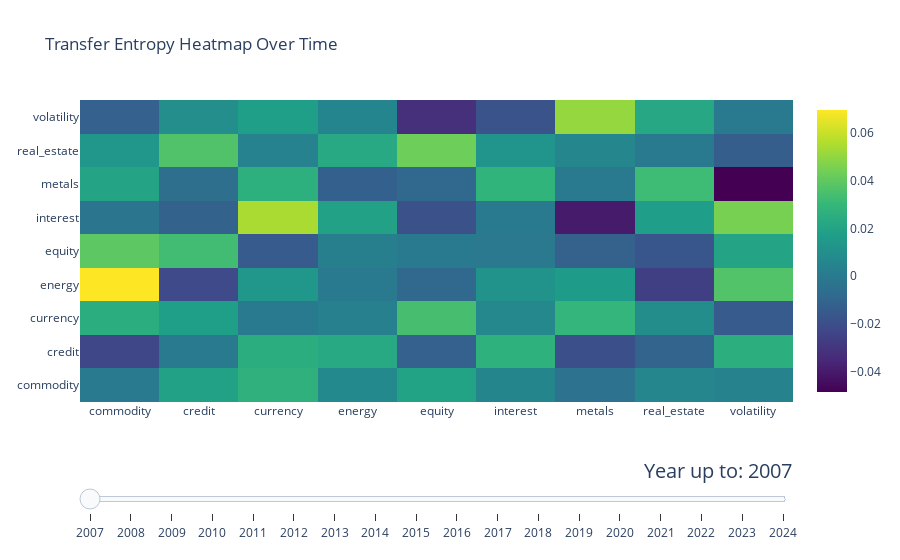

The notebook cell this image was saved under:
### Code cell
plotting.plot_measure_evolution(te_dict, endpoints, assets, "Transfer Entropy")
plotting.create_measure_heatmap(te_matrix, assets, endpoints, "Transfer Entropy").show()
plotting.create_interactive_pair_plot(te_dict, endpoints, assets, "Transfer Entropy")

### Figure 1 — Plotly figure (JSON) as saved in the notebook; plotly's stock layout.template omitted (floating-point values rounded to 4 significant figures)
{"data": [{"colorscale": [[0, "#440154"], [0.1111, "#482878"], [0.2222, "#3e4989"], [0.3333, "#31688e"], [0.4444, "#26828e"], [0.5556, "#1f9e89"], [0.6667, "#35b779"], [0.7778, "#6ece58"], [0.8889, "#b5de2b"], [1, "#fde725"]], "type": "heatmap", "x": ["commodity", "credit", "currency", "energy", "equity", "interest", "metals", "real_estate", "volatility"], "y": ["commodity", "credit", "currency", "energy", "equity", "interest", "metals", "real_estate", "volatility"], "z": [[0.0, 0.01874, 0.02676, 0.00724, 0.01966, 0.005597, -0.003956, 0.005682, 0.004341], [-0.02294, 0.0, 0.02505, 0.02225, -0.01197, 0.02686, -0.0196, -0.01093, 0.02546], [0.02497, 0.01755, 0.0, 0.00287, 0.0343, 0.006818, 0.02898, 0.009138, -0.0148], [0.06963, -0.02186, 0.01315, 0.0, -0.009346, 0.01173, 0.01628, -0.02641, 0.03689], [0.03912, 0.03304, -0.01459, 0.002224, 0.0, -0.0003522, -0.01168, -0.01671, 0.0205], [-0.002208, -0.01156, 0.05428, 0.01888, -0.01875, 0.0, -0.0396, 0.01695, 0.04511], [0.02031, -0.0055, 0.02605, -0.01244, -0.009335, 0.02797, 0.0, 0.03238, -0.04852], [0.01337, 0.03668, 0.004094, 0.02221, 0.04315, 0.01267, 0.006355, 0.0, -0.01354], [-0.01231, 0.009827, 0.01778, 0.005298, -0.03228, -0.01821, 0.05066, 0.02207, 0.0]]}], "layout": {"sliders": [{"active": 0, "currentvalue": {"font": {"size": 20}, "prefix": "Year up to: ", "xanchor": "right"}, "pad": {"b": 10, "t": 50}, "steps": [{"args": [["Window 0"], {"frame": {"duration": 0}, "mode": "immediate"}], "label": "2007", "method": "animate"}, {"args": [["Window 1"], {"frame": {"duration": 0}, "mode": "immediate"}], "label": "2008", "method": "animate"}, {"args": [["Window 2"], {"frame": {"duration": 0}, "mode": "immediate"}], "label": "2009", "method": "animate"}, {"args": [["Window 3"], {"frame": {"duration": 0}, "mode": "immediate"}], "label": "2010", "method": "animate"}, {"args": [["Window 4"], {"frame": {"duration": 0}, "mode": "immediate"}], "label": "2011", "method": "animate"}, {"args": [["Window 5"], {"frame": {"duration": 0}, "mode": "immediate"}], "label": "2012", "method": "animate"}, {"args": [["Window 6"], {"frame": {"duration": 0}, "mode": "immediate"}], "label": "2013", "method": "animate"}, {"args": [["Window 7"], {"frame": {"duration": 0}, "mode": "immediate"}], "label": "2014", "method": "animate"}, {"args": [["Window 8"], {"frame": {"duration": 0}, "mode": "immediate"}], "label": "2015", "method": "animate"}, {"args": [["Window 9"], {"frame": {"duration": 0}, "mode": "immediate"}], "label": "2016", "method": "animate"}, {"args": [["Window 10"], {"frame": {"duration": 0}, "mode": "immediate"}], "label": "2017", "method": "animate"}, {"args": [["Window 11"], {"frame": {"duration": 0}, "mode": "immediate"}], "label": "2018", "method": "animate"}, {"args": [["Window 12"], {"frame": {"duration": 0}, "mode": "immediate"}], "label": "2019", "method": "animate"}, {"args": [["Window 13"], {"frame": {"duration": 0}, "mode": "immediate"}], "label": "2020", "method": "animate"}, {"args": [["Window 14"], {"frame": {"duration": 0}, "mode": "immediate"}], "label": "2021", "method": "animate"}, {"args": [["Window 15"], {"frame": {"duration": 0}, "mode": "immediate"}], "label": "2022", "method": "animate"}, {"args": [["Window 16"], {"frame": {"duration": 0}, "mode": "immediate"}], "label": "2023", "method": "animate"}, {"args": [["Window 17"], {"frame": {"duration": 0}, "mode": "immediate"}], "label": "2024", "method": "animate"}]}], "title": {"text": "Transfer Entropy Heatmap Over Time"}}}
